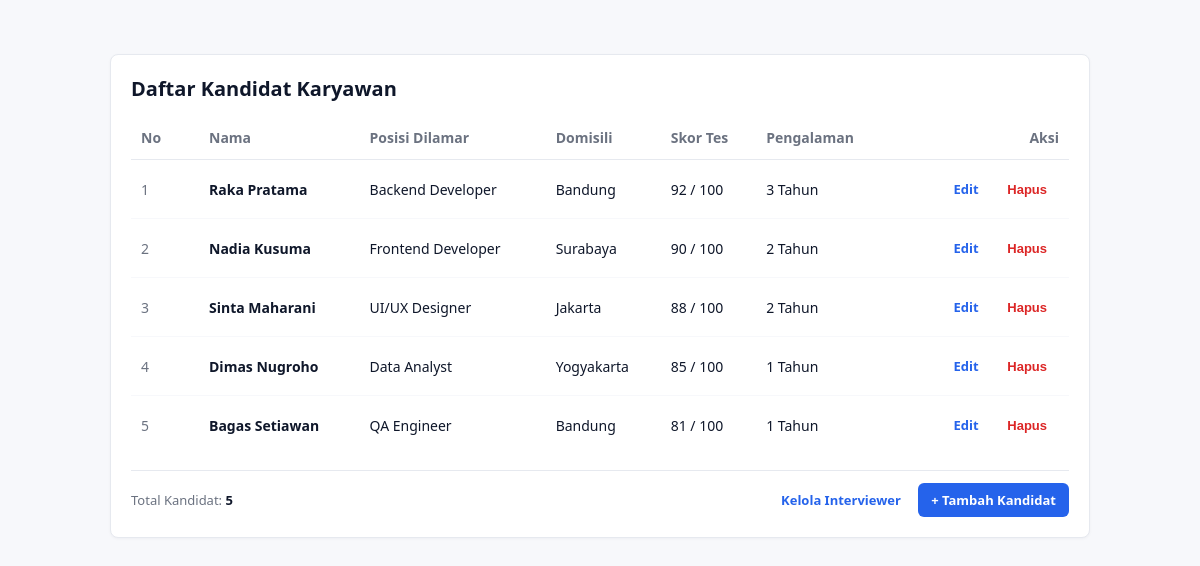
The page / on the database its author committed.
### tables this page shows
CREATE TABLE IF NOT EXISTS `kandidat` (
  `id` int(11) NOT NULL AUTO_INCREMENT,
  `nama` varchar(100) NOT NULL,
  `posisi` varchar(100) NOT NULL,
  `domisili` varchar(100) NOT NULL,
  `skorTes` int(11) NOT NULL DEFAULT 0,
  `pengalamanTahun` int(11) NOT NULL DEFAULT 0,
  PRIMARY KEY (`id`)
);

### models/DB.php (called while the page is built, shortened)
<?php
class DB {
    private string $host = "localhost";
    private string $db_name = "mvp_kandidat_db";
    private string $username = "root";
    private string $password = "";
    private ?PDO $conn = null;
    private ?PDOStatement $result = null;
    public function __construct(
        string $host = "localhost",
        string $db_name = "mvp_kandidat_db",
        string $username = "root",
        string $password = ""
    ) {
        $this->host = $host;
        $this->db_name = $db_name;
        $this->username = $username;
        $this->password = $password;
        $this->conn = $this->connect();
    }
    public function connect(): PDO {
        try {
            $dsn = "mysql:host={$this->host};dbname={$this->db_name};charset=utf8mb4";
            $options = [
                PDO::ATTR_ERRMODE => PDO::ERRMODE_EXCEPTION,
                PDO::ATTR_DEFAULT_FETCH_MODE => PDO::FETCH_ASSOC,
                PDO::ATTR_EMULATE_PREPARES => false,
            ];
            return new PDO($dsn, $this->username, $this->password, $options);
        } catch (PDOException $e) {
            throw new RuntimeException("Koneksi Database Gagal: " . $e->getMessage(), 0, $e);
        }
    }
    public function executeQuery(string $query, array $params = []): PDOStatement {
        try {
            $stmt = $this->conn->prepare($query);
            $stmt->execute($params);
            $this->result = $stmt;
            return $stmt;
        } catch (PDOException $e) {
            throw new RuntimeException("Query Gagal: " . $e->getMessage(), 0, $e);
        }
    }
    public function getAllResult(): array {
        return $this->result->fetchAll(PDO::FETCH_ASSOC);
    }
}
?>

### models/TabelKandidat.php (called while the page is built, shortened)
<?php
require_once __DIR__ . '/DB.php';
require_once __DIR__ . '/Kandidat.php';
class TabelKandidat extends DB implements KontrakModel {
    private function mapRowToKandidat(array $row): Kandidat {
        return new Kandidat(
            (int)$row['id'],
            $row['nama'],
            $row['posisi'],
            $row['domisili'],
            (int)$row['skorTes'],
            (int)$row['pengalamanTahun']
        );
    }
    public function getAllKandidat(): array {
        $query = "SELECT * FROM kandidat ORDER BY skorTes DESC, id ASC";
        $this->executeQuery($query);
        $rows = $this->getAllResult();
        $list = [];
        foreach ($rows as $row) {
            $list[] = $this->mapRowToKandidat($row);
        }
        return $list;
    }
}
?>

### models/Kandidat.php (called while the page is built, shortened)
<?php
class Kandidat {
    private ?int $id;
    private string $nama;
    private string $posisi;
    private string $domisili;
    private int $skorTes;
    private int $pengalamanTahun;
    public function __construct(
        ?int $id,
        string $nama,
        string $posisi,
        string $domisili,
        int $skorTes,
        int $pengalamanTahun
    ) {
        $this->id = $id;
        $this->nama = $nama;
        $this->posisi = $posisi;
        $this->domisili = $domisili;
        $this->skorTes = $skorTes;
        $this->pengalamanTahun = $pengalamanTahun;
    }
    public function getId(): ?int { return $this->id; }
    public function getNama(): string { return $this->nama; }
    public function getPosisi(): string { return $this->posisi; }
    public function getDomisili(): string { return $this->domisili; }
    public function getSkorTes(): int { return $this->skorTes; }
    public function getPengalamanTahun(): int { return $this->pengalamanTahun; }
}
?>

### views/ViewKandidat.php (called while the page is built, shortened)
<?php
class ViewKandidat implements KontrakView {
    private string $skinPath;
    public function __construct(string $skinPath = '', string $formPath = '') {
        $this->skinPath = $skinPath ?: __DIR__ . '/../template/skin.html';
    }
    public function renderDaftar(string $tableRowsHtml, int $totalData): string {
        $template = file_get_contents($this->skinPath);
        $tokens = [
            '{{TABLE_ROWS}}' => $tableRowsHtml,
            '{{TOTAL_DATA}}' => (string)$totalData,
        ];
        return str_replace(array_keys($tokens), array_values($tokens), $template);
    }
}
?>

### presenters/PresenterKandidat.php (the view, shortened to what this page needs)
<?php
class PresenterKandidat implements KontrakPresenter {
    private KontrakModel $model;
    private KontrakView $view;
    public function __construct(KontrakModel $model, KontrakView $view) {
        $this->model = $model;
        $this->view = $view;
    }
    private function buildRowHtml(int $no, Kandidat $kandidat): string {
        $id = (int)$kandidat->getId();
        $nama = htmlspecialchars($kandidat->getNama());
        $posisi = htmlspecialchars($kandidat->getPosisi());
        $domisili = htmlspecialchars($kandidat->getDomisili());
        $skorTes = number_format($kandidat->getSkorTes()) . ' / 100';
        $pengalaman = number_format($kandidat->getPengalamanTahun()) . ' Tahun';
        return "<tr>
            <td class='col-id'>{$no}</td>
            <td><strong>{$nama}</strong></td>
            <td>{$posisi}</td>
            <td>{$domisili}</td>
            <td>{$skorTes}</td>
            <td>{$pengalaman}</td>
            <td class='col-actions'>
                <a href='index.php?screen=edit&id={$id}' class='btn btn-edit'>Edit</a>
                <form method='post' action='index.php' style='display:inline;' onsubmit=\"return confirm('Hapus kandidat ini?')\">
                    <input type='hidden' name='action' value='hapus'>
                    <input type='hidden' name='id' value='{$id}'>
                    <button type='submit' class='btn btn-delete'>Hapus</button>
                </form>
            </td>
        </tr>";
    }
    public function tampilkanKandidat(): string {
        $listKandidat = $this->model->getAllKandidat();
        $totalKandidat = count($listKandidat);
        $rowsHtml = '';
        if(empty($listKandidat)){
            $rowsHtml = '<tr><td calspan="7" style="text-align:center;color:#6b7280;padding24px;">
            Belum ada data kandidat.</td></tr>';
        }else{
            $no = 1;
            foreach ($listKandidat as $kandidat){
                $rowsHtml .= $this->buildRowHtml($no, $kandidat);
                $no++;
            }
        }
        return $this->view->renderDaftar($rowsHtml, $totalKandidat);
    }
}
?>

### index.php (shortened to what this page needs)
<?php
require_once __DIR__ . '/models/TabelKandidat.php';
require_once __DIR__ . '/views/ViewKandidat.php';
require_once __DIR__ . '/presenters/PresenterKandidat.php';
$requestModule = $_SERVER['REQUEST_METHOD'] === 'POST'
    ? ($_POST['module'] ?? 'kandidat')
    : ($_GET['module'] ?? 'kandidat');
if ($requestModule === 'interviewer') {
    $model = new TabelInterviewer('localhost', 'mvp_kandidat_db', 'root', '');
    $view = new ViewInterviewer();
    $presenter = new PresenterInterviewer($model, $view);
    if ($_SERVER['REQUEST_METHOD'] === 'POST') {
        $action = $_POST['action'] ?? '';
        if ($action === 'tambah') {
            $presenter->tambahInterviewer(
                $_POST['nama'] ?? '',
                $_POST['jabatan'] ?? '',
                $_POST['departemen'] ?? '',
                $_POST['email'] ?? ''
            );
        } elseif ($action === 'ubah') {
            $presenter->ubahInterviewer(
                (int)($_POST['id'] ?? 0),
                $_POST['nama'] ?? '',
                $_POST['jabatan'] ?? '',
                $_POST['departemen'] ?? '',
                $_POST['email'] ?? ''
            );
        } elseif ($action === 'hapus') {
            $presenter->hapusInterviewer((int)($_POST['id'] ?? 0));
        }
        header("Location: index.php?module=interviewer");
        exit();
    } else {
        $screen = $_GET['screen'] ?? 'list';
        if ($screen === 'add') {
            echo $presenter->tampilkanFormInterviewer();
        } elseif ($screen === 'edit' && isset($_GET['id'])) {
            echo $presenter->tampilkanFormInterviewer((int)$_GET['id']);
        } else {
            echo $presenter->tampilkanInterviewer();
        }
    }
} else {
    $model = new TabelKandidat('localhost', 'mvp_kandidat_db', 'root', '');
    $view = new ViewKandidat();
    $presenter = new PresenterKandidat($model, $view);
    if ($_SERVER['REQUEST_METHOD'] === 'POST') {
        $action = $_POST['action'] ?? '';
        if ($action === 'tambah') {
            $presenter->tambahKandidat(
                $_POST['nama'] ?? '',
                $_POST['posisi'] ?? '',
                $_POST['domisili'] ?? '',
                (int)($_POST['skorTes'] ?? 0),
                (int)($_POST['pengalamanTahun'] ?? 0)
            );
        } elseif ($action === 'ubah') {
            $presenter->ubahKandidat(
                (int)($_POST['id'] ?? 0),
                $_POST['nama'] ?? '',
                $_POST['posisi'] ?? '',
                $_POST['domisili'] ?? '',
                (int)($_POST['skorTes'] ?? 0),
                (int)($_POST['pengalamanTahun'] ?? 0)
            );
        } elseif ($action === 'hapus') {
            $presenter->hapusKandidat((int)($_POST['id'] ?? 0));
        }
        header("Location: index.php");
        exit();
    } else {
        $screen = $_GET['screen'] ?? 'list';
        if ($screen === 'add') {
            echo $presenter->tampilkanFormKandidat();
        } elseif ($screen === 'edit' && isset($_GET['id'])) {
            echo $presenter->tampilkanFormKandidat((int)$_GET['id']);
        } else {
            echo $presenter->tampilkanKandidat();
        }
    }
}
?>

### rows shown on the page
kandidat: id "Daftar Kandidat Karyawan No Nama Posisi Dilamar Domisili Skor Tes Pengalaman Aksi Total Kandidat: 5 Kelola Interviewer + Tambah Kandidat", no "5", nama "Bagas Setiawan", posisi "QA Engineer", domisili "Bandung", skorTes "81 / 100", pengalamanTahun "1 Tahun"
kandidat: no "1", nama "Raka Pratama", posisi "Backend Developer", domisili "Bandung", skorTes "92 / 100", pengalamanTahun "3 Tahun"
kandidat: no "2", nama "Nadia Kusuma", posisi "Frontend Developer", domisili "Surabaya", skorTes "90 / 100", pengalamanTahun "2 Tahun"
kandidat: no "3", nama "Sinta Maharani", posisi "UI/UX Designer", domisili "Jakarta", skorTes "88 / 100", pengalamanTahun "2 Tahun"
kandidat: no "4", nama "Dimas Nugroho", posisi "Data Analyst", domisili "Yogyakarta", skorTes "85 / 100", pengalamanTahun "1 Tahun"
